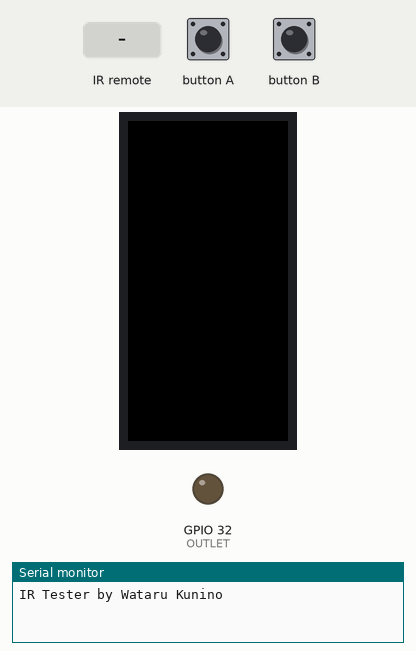
Simulated run of this sketch. Board: ESP32. On the bench: 80×160 colour display, output pins drawn as LEDs (lit = HIGH), the last lines printed to the serial monitor. Wiring (inferred from the names in the program): IR receiver: data GPIO 33. Inputs (shaded band) come from the test bench.

Above: at 1.3 s.
1.4 s: button A pressed for 0.15 s
At 2.4 s:
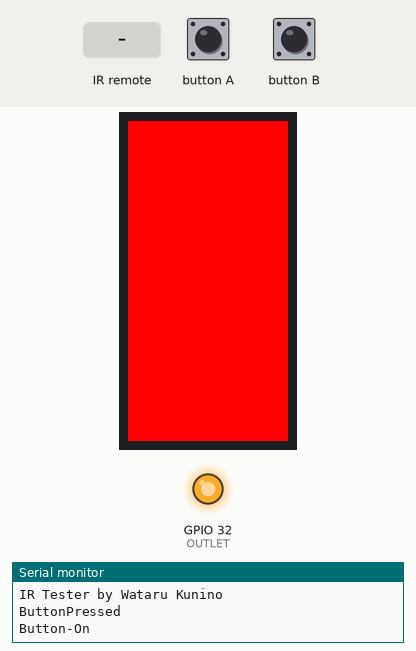
3.0 s: infrared code 0x8C received
At 4.3 s:
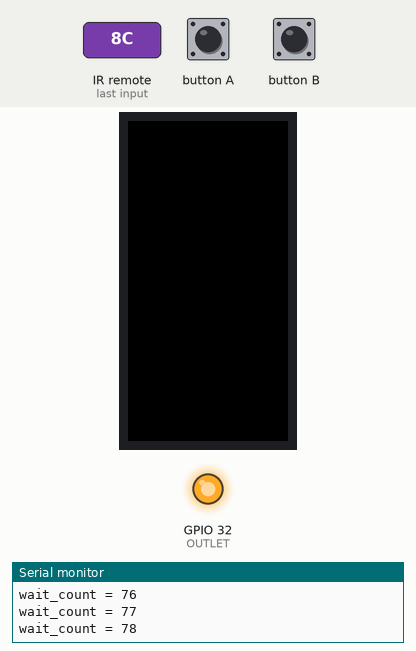
6.0 s: button A pressed for 1 s
At 7.5 s:
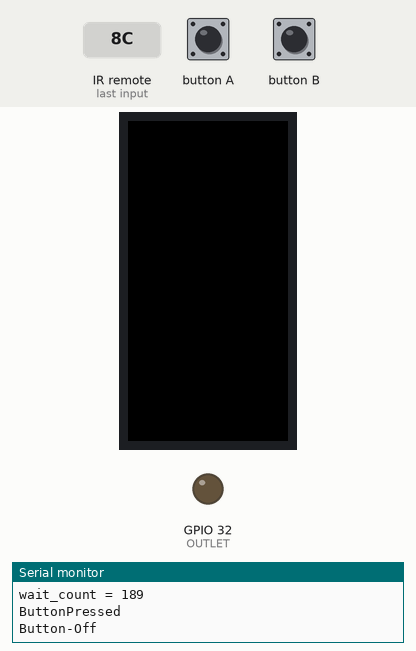
8.5 s: button A pressed for 3.2 s
At 9.4 s:
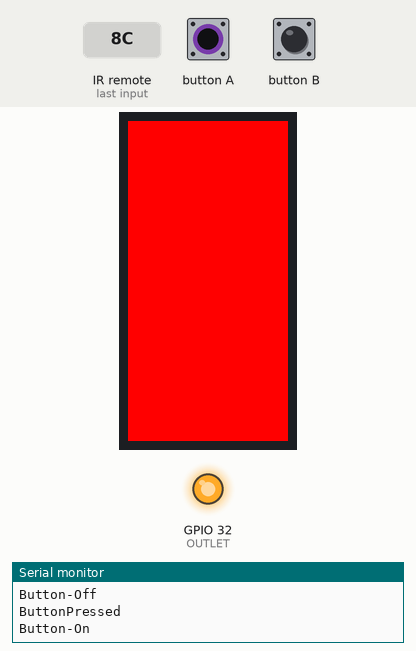
13.2 s: infrared code 0x81 received
At 14.0 s:
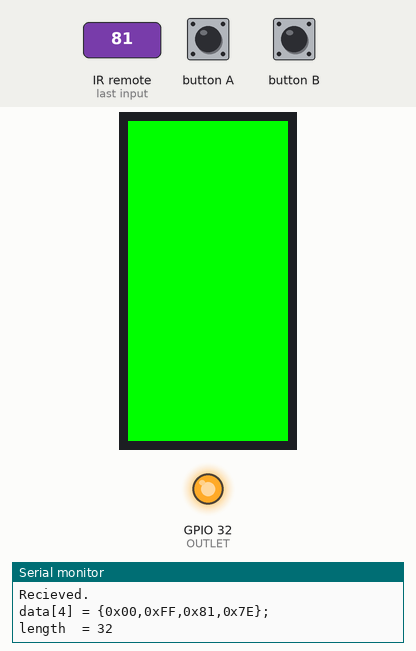
Timing chart, 0 to 16.2 s (numbered marks = the images above; inputs shaded):
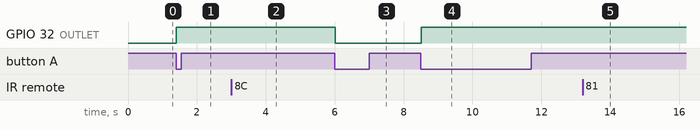

Measured:
- after the input at 1.4 s, GPIO 32 (OUTLET): LOW → HIGH at once
- after the input at 6.0 s, GPIO 32 (OUTLET): HIGH → LOW at once
- after the input at 8.5 s, GPIO 32 (OUTLET): LOW → HIGH at once

The sketch:

IRrecvRinnai_M5Stick.ino
```cpp
#include <M5StickC.h>

#include <FastLED.h>

#include <M5StickC.h>


#define DATA_LEN	16+2					// リモコンコードのデータ長(byte)+2
#define STRING_LEN	8						// 表示用の文字列最大値
#define BUTTON_PIN	19						// リモコン形式の変更用ボタン(Analog 5+14)
#define OUTLET 32               //出力制御ピン

#if 1
#define IRCMD_ON1 0x81     //コンロON
#define IRCMD_ON2 0x82     //グリルON
#define IRCMD_OFF1 0x8C   //コンロOFF
#define IRCMD_OFF2 0x8C //グリルOFF
#define WAIT_COUNT_MAX 4000 //  60秒/15ms
#else //Debug
#define IRCMD_ON1 0x45     //コンロ・グリルON
#define IRCMD_ON2 0x48     //コンロ・グリルON
#define IRCMD_OFF1 0x46   //コンロOFF
#define IRCMD_OFF2 0x47   //グリルOFF
#define WAIT_COUNT_MAX 1000 //  15秒/15ms
#endif


// enum IR_TYPE{ AEHA=0, NEC=1, SIRC=2 };	// 家製協AEHA、NEC、SONY SIRC切り換え
#define AEHA        0
#define NEC         1
#define SIRC        2

int state = 0;  //0:OFF 1:OFF待ち　2:ON
int wait_count = 0;
int led_state = 0;

void LedOn(int color) //1:R 2:G 3:B
{
  switch(color){
    case 1:
      M5.Lcd.fillScreen(RED);
      led_state = color;
      break;
    case 2:
      M5.Lcd.fillScreen(GREEN);
      led_state = color;
      break;
    case 3:
      M5.Lcd.fillScreen(BLUE);
      led_state = color;
      break;

  }

}

void LedOff()
{
  M5.Lcd.fillScreen(BLACK);
  led_state = 0;
}

void LedToggle()
{
  if(led_state == 0){
    LedOn(2);
  }else{
    LedOff();
  }
}


void setup() {
  M5.begin(true, false, true);
	//Serial.begin(115200);
	Serial.println("IR Tester by Wataru Kunino");
  pinMode(OUTLET, OUTPUT );
  //	ir_init();
	ir_read_init();
}

void loop(){
	byte i,len8;
	int len=0;											// 信号長
	byte data[DATA_LEN];
	char s[STRING_LEN];
  bool bButtonPressed = false;

	/* 赤外線リモコンコードの読み取り */
	//Serial.print("Waiting for ");
	//print_IrType(NEC);
	do{  //メインループ
    M5.update();
		if (M5.BtnA.wasPressed()){
      Serial.println("ButtonPressed\n");
      data[2] = 0;
      bButtonPressed = true;
      break;
		}
    if(state == 1){
      //OFF待ち処理
      wait_count++;
      Serial.printf("wait_count = %d\n",wait_count);
      //LED点滅
      if(wait_count % 50 == 0){
        LedToggle();
      }
      //時間判定、OFF
      if(wait_count >= WAIT_COUNT_MAX){
        wait_count = 0;
        //ボタン押下と同じ制御をする
        data[2] = 0;
        bButtonPressed = true;
        //state = 0;
        break;
      }
    }

		len = ir_read(data, DATA_LEN, NEC);
		if(len==-2)Serial.println("SYNC ERROR");
	}while( len <= 0 );

  if(bButtonPressed){ //メインループの中でボタンが押されていたら
      if(state == 2 || state == 1){//ONまたはOFF待ちならOFFへ
        //OFF処理
        Serial.println("Button-Off\n");
        digitalWrite(OUTLET, 0);
        state = 0;
        LedOff();
        bButtonPressed = false;
      }else if(state == 0){ //OFFならONへ
        //ON処理
        Serial.println("Button-On\n");
        digitalWrite(OUTLET, 1);
        state = 2;
        LedOn(1);
        bButtonPressed = false;
      }
  }else{
    //IR受信コードに応じた処理
  	len8 = (byte)(len/8);
  	if(len%8 != 0) len8++;

  	/* 結果表示 */
    if(len == 32){
    	Serial.println("Recieved.");
    	Serial.print("data[");
    	Serial.print(len8,DEC);
    	Serial.print("] = {");
    	for(i=0; i<len8 ; i++){
    		if(i>0) Serial.print(',');
    		sprintf(s,"0x%02X",data[i]);
    		Serial.print(s);
    	}
    	Serial.println("};");
    	Serial.print("length  = ");
    	Serial.println(len,DEC);
    }
    if(data[2] == IRCMD_ON1 || data[2] == IRCMD_ON2) {
      digitalWrite(OUTLET, 1);
      LedOn(2);
      state = 2;
      wait_count = 0;
    }
    if(data[2] == IRCMD_OFF1 || data[2] == IRCMD_OFF2) {
      if(state == 2){
        state = 1;
      }
    }
  }
    	/* テスト送信(バイト単位データのみ) */
    //	delay(1000);
    //	ir_send( data , len8 , type );
}

void print_IrType(const byte type){
	Serial.print("IR type = ");
	switch(type){
		case NEC:   Serial.println("NEC  "); break;
		case SIRC:  Serial.println("SIRC "); break;
		case AEHA:
		default:    Serial.println("AEHA "); break;
	}
}
```

ir_read.ino
```cpp
// (licence header left out)
/*参考文献

本ソフトの開発のために下記の文献を参考にしました。

・ボクにもわかる地上デジタル 地デジ方式編 - 赤外線リモコン方式
	http://www.geocities.jp/bokunimowakaru/std-commander.html
・MICROCHIP PIC12F683 Data Sheet (DS41211D) 2007
	Microchip Technology Inc.
・C言語ではじめるPICマイコン（オーム社）
	中尾真治
・プリント基板で作るPIC応用装置（ラトルズ）
	鈴木哲哉
・Arduinoをはじめよう (オライリージャパン)
	Massimo Banzi著 船田功訳
・Arduino 日本語リファレンス
	http://www.musashinodenpa.com/arduino/ref/index.php
*/

#define IR_IN		33				// 赤外線センサの接続ポート
#define IR_IN_OFF	1				// 赤外線センサ非受光時の入力値
#define IR_IN_ON	0				// 赤外線センサ受光時の入力値
#define SYNC_WAIT	2*16*470		// 待ち時間[us] (15ms) ※intの範囲

//enum IR_TYPE{AEHA=0,NEC=1,SIRC=2};// 家製協AEHA、NEC、SONY SIRC切り換え
#define AEHA		0
#define NEC			1
#define SIRC		2

void ir_read_init(void){
	pinMode(IR_IN, INPUT);
}

/* シンボル読取り*/
int ir_sens(byte det){
	unsigned long counter;
	byte in,det_wait,det_count;

	if( det == IR_IN_OFF ){		/* AEHA, NEC */
		det_wait = IR_IN_ON;		// 消灯待ち
		det_count= IR_IN_OFF;		// 消灯カウント
	}else{						/* SIRC */
		det_wait = IR_IN_OFF;		// 点灯待ち
		det_count= IR_IN_ON;		// 点灯カウント
	}
	/* 待ち */
	counter = micros()+SYNC_WAIT;
	do in = digitalRead(IR_IN);
	while( micros()<counter && (in == det_wait) );
	/* カウント */
	counter = micros()+SYNC_WAIT;
	if(in == det_wait) return( -1 );	/* 待ちタイムアウト */
	do in = digitalRead(IR_IN);
	while( micros()<counter && (in == det_count));
	counter = micros() - counter + SYNC_WAIT;
	if( in == det_count ) return( -2 );		/* 変化せず */
	if( counter > SYNC_WAIT ) return( -3 );	/* 長すぎ */
	return( (int)counter );
}

/* 赤外線信号読み取りシンプル */
int ir_read(byte *data, const byte data_num, const byte mode){
	int i,bit;
	int data_len= -1;				// Irデータのビット数
	int len, data_wait;
	int	len_on=0,len_off=0;			// 信号長(ループカウント)
	int symbol_len, noise;			// 判定用シンボル長
	byte det = IR_IN_OFF;			// 判定時の入力信号レベル(SIRC対応)
	byte in;

	/* SYNC_ON検出 */
	len_on = ir_sens(IR_IN_ON);		// 受光待ち
	if( len_on < 0 ) return( -1 );			/* タイムアウト */
	/* SYNC_OFF検出 */
	len_off = ir_sens(IR_IN_OFF);
	if( len_off < 0 ) return( -2 );			/* エラー */
	/* モード設定*/
	symbol_len = len_off/2;
	switch( mode ){
		case NEC:					// H(16T) + L(8T)	2:1
			symbol_len = len_off/4;
			det=IR_IN_OFF;
			break;
		case SIRC: 					// H(4T) + L(1T)	4:1
			det=IR_IN_ON;
			symbol_len = (3*len_off)/2;
			break;
		case AEHA:					// H(8T) + L(4T)	2:1
		default:
			symbol_len = len_off/2;
			det=IR_IN_OFF;
			break;

	}

	/* データー読取り*/
	data_wait = 2 * symbol_len;		// 終了検出するシンボル長
	noise = symbol_len /4;			// ノイズと判定するシンボル長
	for(i=0;i<data_num;i++){
		in = 0;
		for(bit=0;bit<8;bit++){
			len = ir_sens( det );
			if( len > noise && len < data_wait){
				if( len < symbol_len ){
					in = in>>1;
					in += 0;
				}else{
					in = in>>1;
					in += 128;
				}
			}else{
				in = in>>(8 - bit);
				data[i]=in;
				data_len = i * 8 + bit;
				i = data_num -1;	// break for i
				bit=7;				// break for bit
			}
		}
		data[i]=in;
	}
	#ifdef DEBUG	//1234567890
		Serial.print("SYNC LEN= "); Serial.println(len_on+len_off,DEC);
		Serial.print("SYNC ON = "); Serial.println(len_on,DEC);
		Serial.print("SYNC OFF= "); Serial.println(len_off,DEC);
	#endif // DEBUG
	return(data_len);
}
```
